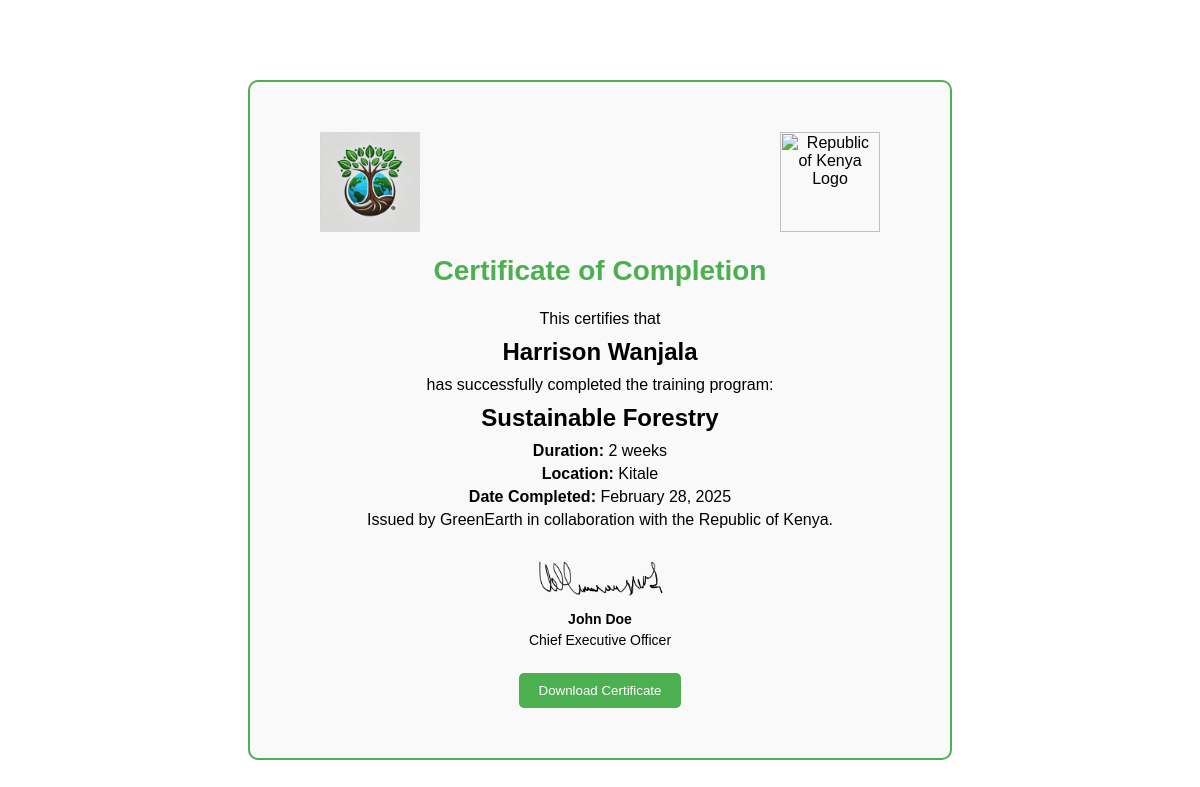
The app's page /certificate.php?id=1 (signed in) with its own data.
### tables this page shows
CREATE TABLE `users` (
  `id` int(11) NOT NULL,
  `username` varchar(50) DEFAULT NULL,
  `email` varchar(100) NOT NULL,
  `password` varchar(255) NOT NULL,
  `role` enum('admin','user') DEFAULT 'user',
  `created_at` timestamp NOT NULL DEFAULT current_timestamp(),
  `title` varchar(10) DEFAULT NULL,
  `first_name` varchar(50) NOT NULL,
  `last_name` varchar(50) NOT NULL,
  `phone` varchar(20) DEFAULT NULL,
  `town` varchar(100) DEFAULT NULL
);

CREATE TABLE `training_programs` (
  `id` int(11) NOT NULL,
  `title` varchar(255) NOT NULL,
  `description` text DEFAULT NULL,
  `duration` varchar(50) DEFAULT NULL,
  `location` varchar(255) DEFAULT NULL,
  `created_at` timestamp NOT NULL DEFAULT current_timestamp()
);

### certificate.php (the view, shortened to what this page needs)
<?php
include 'php/db.php';
$user_id = $_SESSION['user_id'];
$program_id = isset($_GET['id']) ? (int)$_GET['id'] : 0;
$user_sql = "SELECT * FROM users WHERE id = ?";
$user_stmt = $conn->prepare($user_sql);
$user_stmt->bind_param("i", $user_id);
$user_stmt->execute();
$user_result = $user_stmt->get_result();
if ($user_result->num_rows > 0) {
    $user = $user_result->fetch_assoc();
} else {
    echo '<p>User not found.</p>';
    exit;
}
$program_sql = "SELECT * FROM training_programs WHERE id = ?";
$program_stmt = $conn->prepare($program_sql);
$program_stmt->bind_param("i", $program_id);
$program_stmt->execute();
$program_result = $program_stmt->get_result();
if ($program_result->num_rows > 0) {
    $program = $program_result->fetch_assoc();
} else {
    echo '<p>Program not found.</p>';
    exit;
}
$settings_sql = "SELECT * FROM certificate_settings LIMIT 1";
$settings_result = $conn->query($settings_sql);
if ($settings_result->num_rows > 0) {
    $settings = $settings_result->fetch_assoc();
} else {
    $settings = [
        'logo_greenearth' => 'images/logo.png',
        'logo_kenya' => 'images/kenya-logo.png',
        'signature_ceo' => 'images/default-signature.png',
        'ceo_name' => 'John Doe'
    ];
}
?>
<section class="certificate">
    <header class="certificate-header">
        <img src="<?php echo htmlspecialchars($settings['logo_greenearth']); ?>" alt="GreenEarth Logo" class="greenearth-logo">
        <img src="<?php echo htmlspecialchars($settings['logo_kenya']); ?>" alt="Republic of Kenya Logo" class="kenya-logo">
    </header>
    <h1>Certificate of Completion</h1>
    <p>This certifies that</p>
    <h2><?php echo htmlspecialchars($user['first_name'] . ' ' . $user['last_name']); ?></h2>
    <p>has successfully completed the training program:</p>
    <h3><?php echo htmlspecialchars($program['title']); ?></h3>
    <p><strong>Duration:</strong> <?php echo htmlspecialchars($program['duration']); ?></p>
    <p><strong>Location:</strong> <?php echo htmlspecialchars($program['location']); ?></p>
    <p><strong>Date Completed:</strong> <?php echo date("F j, Y"); ?></p>
    <p>Issued by GreenEarth in collaboration with the Republic of Kenya.</p>
    <div class="ceo-signature">
        <img src="<?php echo htmlspecialchars($settings['signature_ceo']); ?>" alt="CEO Signature" class="signature-image">
        <p><strong><?php echo htmlspecialchars($settings['ceo_name']); ?></strong></p>
        <p>Chief Executive Officer</p>
    </div>
    <button onclick="downloadCertificate()" class="download-button">Download Certificate</button>
</section>

### certificate.php (style rules this page uses)
.certificate { text-align: center; padding: 50px; border: 2px solid #4CAF50; border-radius: 10px; background-color: #f9f9f9; margin: 80px auto; max-width: 600px; font-family: Arial, sans-serif; position: relative; }
.certificate-header { display: flex; justify-content: space-between; align-items: center; margin-bottom: 20px; }
.greenearth-logo, .kenya-logo { width: 100px; height: auto; }
.greenearth-logo { margin-left: 20px; }
.kenya-logo { margin-right: 20px; }
.certificate h1 { font-size: 28px; color: #4CAF50; }
.certificate h2, .certificate h3 { font-size: 24px; margin: 10px 0; }
.certificate p { font-size: 16px; margin: 5px 0; }
.ceo-signature { margin-top: 30px; text-align: center; }
.ceo-signature img { max-width: 150px; max-height: 50px; margin-bottom: 10px; }
.ceo-signature p { font-size: 14px; margin: 5px 0; }
.download-button { background-color: #4CAF50; color: white; padding: 10px 20px; border: none; border-radius: 5px; cursor: pointer; transition: background-color 0.3s ease; margin-top: 20px; }

### records on screen
users: first_name+last_name "Harrison Wanjala"
training_programs: title "Sustainable Forestry", duration "2 weeks", location "Kitale"

### other values on screen
$settings['ceo_name'] "John Doe"
